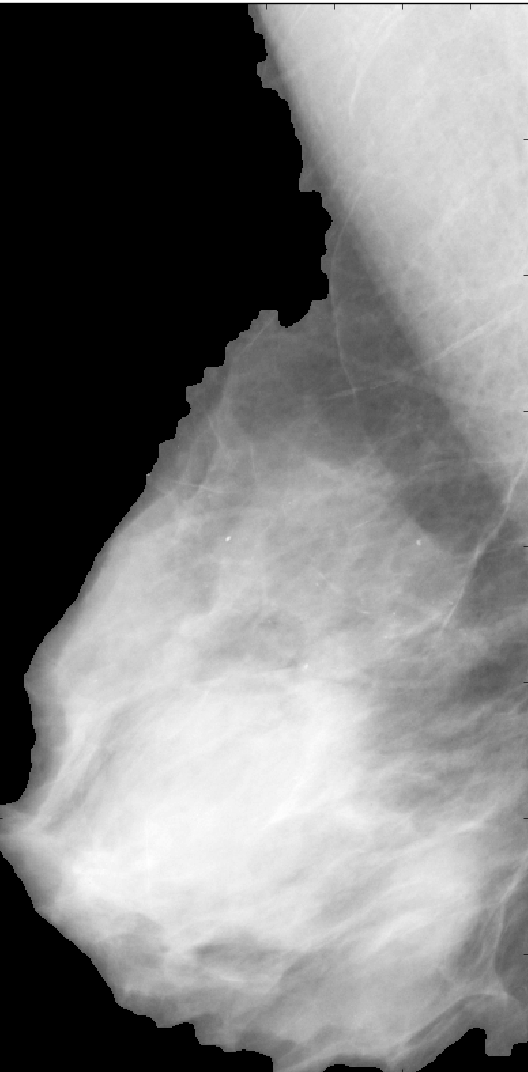
#> input picture playground/mdb001.pgm, 528 x 1072 px, found by its file name
$ python playground.py   (older library calls are emulated)
#> lines starting #> are read from the running program, lines starting #| are printed output that depends on the picture; after the words box and inside, x2 and y2 are one past the last pixel; in counts of white or black regions, pixels touching at a corner belong together
#> in main, img is the input picture: shape (1072, 528); min 0, max 255, mean 123.3
#!/usr/bin/env python
# -*- coding: utf-8 -*-
#
"""
Get only object in a image by making
the white background transparent.
"""

import numpy as np
from PIL import Image

from skimage.color import gray2rgb, rgb2gray
from skimage.filter import threshold_otsu
from skimage import morphology
from skimage.morphology import closing
from skimage import measure
from skimage.measure import regionprops
from skimage.restoration import denoise_tv_chambolle
from skimage import data, io, filters


def is_gray(img):
    """Check the img array is gray"""
    return len(img.shape) == 2


def rgb2rgba(img):
    """convert RGB img array to RGBA"""
    img_pil_rgb = Image.fromarray(img)
    img_pil_rgba = img_pil_rgb.convert('RGBA')
    img_rgba = np.asarray(img_pil_rgba)
    img_rgba.setflags(write=True)
    return img_rgba


def make_white_bg_transparent(img):
    """Make white background transparent"""
    if len(img.shape) == 2:
        img = gray2rgb(img)
    img_rgba = rgb2rgba(img)
    # get threshold
    color_map = img_rgba.sum(axis=-1)
    thresh = (color_map.max() - color_map.mean()) * 4. / 5.
    thresh += color_map.mean()
    # make transparent
    img_rgba[img_rgba.sum(axis=-1) > thresh] = [255, 255, 255, 0]
    return img_rgba


def crop_biggest_object(img):
    """Crop biggest object in the img"""
    img_origin = img.copy()
    if is_gray(img):
        imgray = img
    else:
        imgray = rgb2gray(img)
    img_denoised = denoise_tv_chambolle(imgray, weight=.1)
    thresh = threshold_otsu(img_denoised)
#> thresh = 0.351
    # get label_img
    bw = closing(img_denoised > thresh, morphology.square(2))
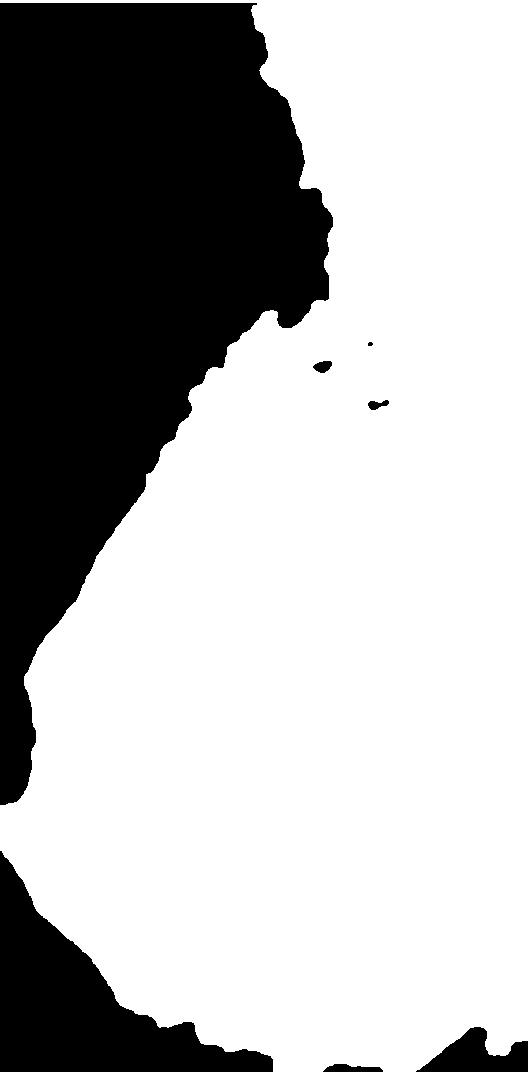
#> bw: shape (1072, 528) bool; 69.4% white; 7 black regions (1 under 20 px), largest, box (x1, y1, x2, y2) and area: (0, 3, 333, 805) 146500, (0, 851, 273, 1072) 23001, (416, 1027, 528, 1072) 2791, (323, 1064, 383, 1072) 339, (313, 361, 332, 373) 161, (368, 400, 389, 410) 125
    cleared = bw.copy()
    label_img = measure.label(cleared)
    borders = np.logical_xor(bw, cleared)
#> borders: shape (1072, 528) bool; every value is 0
    label_img[borders] = -1
    # get biggest area
    max_region = sorted((region.area, region)
        for region in regionprops(label_img))[-1][1]
    minr, minc, maxr, maxc = max_region.bbox
#> minr = 0; minc = 0; maxr = 1072; maxc = 528
    return img_origin[minr:maxr, minc:maxc]


def only_object(img):
    """Get only object RGBA by making backgroun transparent"""
    cropped = crop_biggest_object(img)
    only_object = make_white_bg_transparent(cropped)
    return only_object


def main():
    import requests
    import matplotlib.pyplot as plt
    from skimage.io import imsave
    path = "../all-mias/mdb001.pgm"
    img = io.imread(path)
    img_only_object = only_object(img)
    imsave('original.png', img)
    imsave('only_object.png', img_only_object)


if __name__ == '__main__':
#> (the run stopped early here; a loop or call above may not have finished)

$ run again, with playground/pectoral_removed.png saved as playground/mdb001.pgm
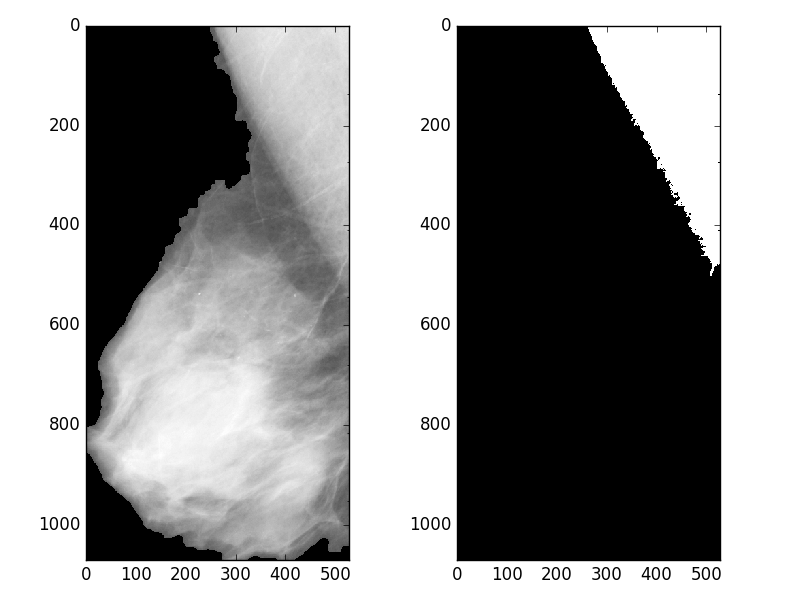
#> input picture playground/pectoral_removed.png, 800 x 600 px, found by its file name
#> in main, img is the input picture: shape (600, 800, 3); min 0, max 255, mean 148
#> thresh = 0.482
#> in crop_biggest_object, `bw = closing(img_denoised > thresh, morphology.square(2))`:
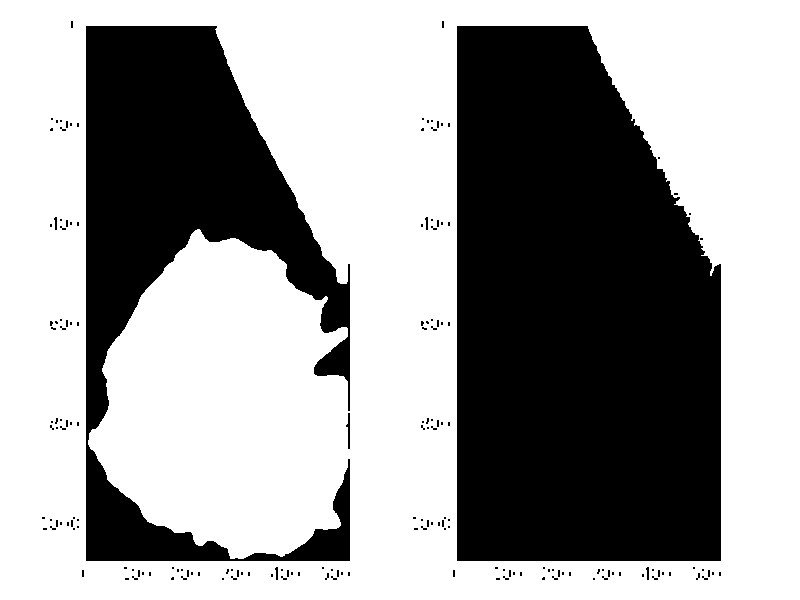
#> bw: shape (600, 800) bool; 61.4% white; 171 black regions (164 under 20 px), largest, box (x1, y1, x2, y2) and area: (457, 26, 721, 561) 123762, (86, 26, 350, 561) 60055, (346, 413, 350, 449) 77
#> borders: shape (600, 800) bool; every value is 0
#> minr = 0; maxr = 600; maxc = 800
